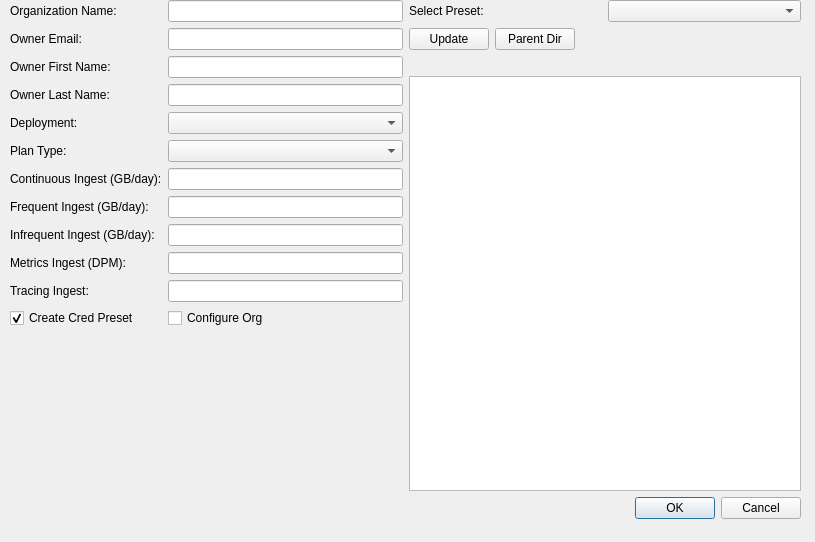
<?xml version="1.0" encoding="UTF-8"?>
<ui version="4.0">
 <class>Dialog</class>
 <widget class="QDialog" name="Dialog">
  <property name="geometry">
   <rect>
    <x>0</x>
    <y>0</y>
    <width>815</width>
    <height>542</height>
   </rect>
  </property>
  <property name="windowTitle">
   <string>Dialog</string>
  </property>
  <widget class="QWidget" name="">
   <property name="geometry">
    <rect>
     <x>10</x>
     <y>0</y>
     <width>791</width>
     <height>519</height>
    </rect>
   </property>
   <layout class="QVBoxLayout" name="verticalLayout_2">
    <item>
     <layout class="QHBoxLayout" name="horizontalLayout_3">
      <item>
       <layout class="QFormLayout" name="formLayout">
        <item row="0" column="0">
         <widget class="QLabel" name="labelOrgName">
          <property name="text">
           <string>Organization Name:</string>
          </property>
         </widget>
        </item>
        <item row="1" column="0">
         <widget class="QLabel" name="labelEmail">
          <property name="text">
           <string>Owner Email:</string>
          </property>
         </widget>
        </item>
        <item row="2" column="0">
         <widget class="QLabel" name="labelOwnerFirst">
          <property name="text">
           <string>Owner First Name:</string>
          </property>
         </widget>
        </item>
        <item row="3" column="0">
         <widget class="QLabel" name="labelOwnerLast">
          <property name="text">
           <string>Owner Last Name:</string>
          </property>
         </widget>
        </item>
        <item row="0" column="1">
         <widget class="QLineEdit" name="lineEditOrgName"/>
        </item>
        <item row="1" column="1">
         <widget class="QLineEdit" name="lineEditEmail"/>
        </item>
        <item row="2" column="1">
         <widget class="QLineEdit" name="lineEditOwnerFirst"/>
        </item>
        <item row="3" column="1">
         <widget class="QLineEdit" name="lineEditOwnerLast"/>
        </item>
        <item row="4" column="0">
         <widget class="QLabel" name="labelDeployment">
          <property name="text">
           <string>Deployment:</string>
          </property>
         </widget>
        </item>
        <item row="4" column="1">
         <widget class="QComboBox" name="comboBoxDeployment"/>
        </item>
        <item row="5" column="0">
         <widget class="QLabel" name="labelLicense">
          <property name="text">
           <string>Plan Type:</string>
          </property>
         </widget>
        </item>
        <item row="5" column="1">
         <widget class="QComboBox" name="comboBoxPlan"/>
        </item>
        <item row="6" column="0">
         <widget class="QLabel" name="labelContinuousIngest">
          <property name="text">
           <string>Continuous Ingest (GB/day):</string>
          </property>
         </widget>
        </item>
        <item row="7" column="0">
         <widget class="QLabel" name="labelFrequentIngest">
          <property name="text">
           <string>Frequent Ingest (GB/day):</string>
          </property>
         </widget>
        </item>
        <item row="6" column="1">
         <widget class="QLineEdit" name="lineEditContinuousIngest"/>
        </item>
        <item row="7" column="1">
         <widget class="QLineEdit" name="lineEditFrequentIngest"/>
        </item>
        <item row="8" column="0">
         <widget class="QLabel" name="labelInfrequentIngest">
          <property name="text">
           <string>&lt;html&gt;&lt;head/&gt;&lt;body&gt;&lt;p&gt;Infrequent Ingest (GB/day):&lt;/p&gt;&lt;/body&gt;&lt;/html&gt;</string>
          </property>
         </widget>
        </item>
        <item row="9" column="0">
         <widget class="QLabel" name="labelMetricsIngest">
          <property name="text">
           <string>Metrics Ingest (DPM):</string>
          </property>
         </widget>
        </item>
        <item row="8" column="1">
         <widget class="QLineEdit" name="lineEditInfrequentIngest"/>
        </item>
        <item row="9" column="1">
         <widget class="QLineEdit" name="lineEditMetricsIngest"/>
        </item>
        <item row="10" column="0">
         <widget class="QLabel" name="labelTracingIngest">
          <property name="text">
           <string>Tracing Ingest:</string>
          </property>
         </widget>
        </item>
        <item row="10" column="1">
         <widget class="QLineEdit" name="lineEditTracingIngest"/>
        </item>
        <item row="11" column="0">
         <widget class="QCheckBox" name="checkBoxCreatePreset">
          <property name="text">
           <string>Create Cred Preset</string>
          </property>
          <property name="checked">
           <bool>true</bool>
          </property>
         </widget>
        </item>
        <item row="11" column="1">
         <widget class="QCheckBox" name="checkBoxConfigureOrg">
          <property name="text">
           <string>Configure Org</string>
          </property>
         </widget>
        </item>
       </layout>
      </item>
      <item>
       <layout class="QVBoxLayout" name="verticalLayout">
        <item>
         <layout class="QHBoxLayout" name="horizontalLayout">
          <item>
           <widget class="QLabel" name="labelSelectPreset">
            <property name="text">
             <string>Select Preset:</string>
            </property>
           </widget>
          </item>
          <item>
           <widget class="QComboBox" name="comboBoxPreset"/>
          </item>
         </layout>
        </item>
        <item>
         <layout class="QHBoxLayout" name="horizontalLayout_2">
          <item>
           <widget class="QPushButton" name="pushButtonUpdate">
            <property name="text">
             <string>Update</string>
            </property>
           </widget>
          </item>
          <item>
           <widget class="QPushButton" name="pushButtonParentDir">
            <property name="text">
             <string>Parent Dir</string>
            </property>
           </widget>
          </item>
          <item>
           <spacer name="horizontalSpacer">
            <property name="orientation">
             <enum>Qt::Horizontal</enum>
            </property>
            <property name="sizeHint" stdset="0">
             <size>
              <width>40</width>
              <height>20</height>
             </size>
            </property>
           </spacer>
          </item>
         </layout>
        </item>
        <item>
         <widget class="QLabel" name="labelDirectoryPath">
          <property name="text">
           <string/>
          </property>
         </widget>
        </item>
        <item>
         <widget class="QListWidget" name="listWidgetConfigs">
          <property name="sortingEnabled">
           <bool>true</bool>
          </property>
         </widget>
        </item>
       </layout>
      </item>
     </layout>
    </item>
    <item>
     <widget class="QDialogButtonBox" name="buttonBox">
      <property name="orientation">
       <enum>Qt::Horizontal</enum>
      </property>
      <property name="standardButtons">
       <set>QDialogButtonBox::Cancel|QDialogButtonBox::Ok</set>
      </property>
     </widget>
    </item>
   </layout>
  </widget>
 </widget>
 <resources/>
 <connections>
  <connection>
   <sender>buttonBox</sender>
   <signal>accepted()</signal>
   <receiver>Dialog</receiver>
   <slot>accept()</slot>
   <hints>
    <hint type="sourcelabel">
     <x>248</x>
     <y>254</y>
    </hint>
    <hint type="destinationlabel">
     <x>157</x>
     <y>274</y>
    </hint>
   </hints>
  </connection>
  <connection>
   <sender>buttonBox</sender>
   <signal>rejected()</signal>
   <receiver>Dialog</receiver>
   <slot>reject()</slot>
   <hints>
    <hint type="sourcelabel">
     <x>316</x>
     <y>260</y>
    </hint>
    <hint type="destinationlabel">
     <x>286</x>
     <y>274</y>
    </hint>
   </hints>
  </connection>
 </connections>
</ui>
